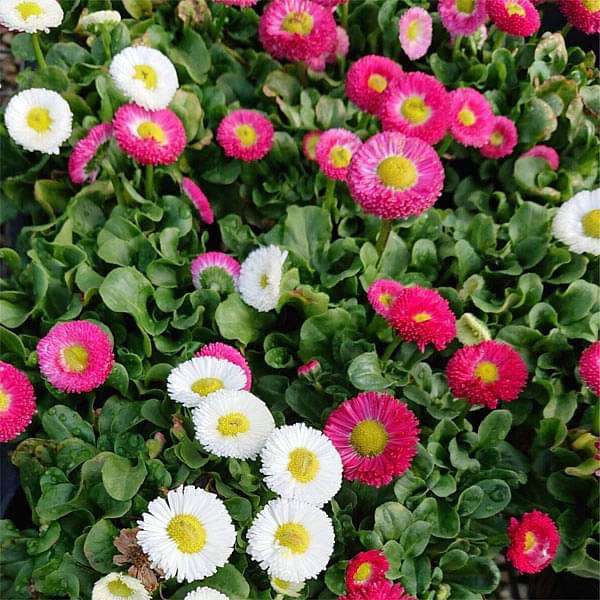
#> input picture XLA-cuoiky-2022/cau03/final3.jpg, 600 x 600 px, found by its file name
$ jupyter execute kmin.ipynb
#> lines starting #> are read from the running program, lines starting #| are printed output that depends on the picture
[cell 1]
import numpy as np # linear algebra
import pandas as pd # data processing, CSV file I/O (e.g. pd.read_csv)
from IPython.display import Image
import matplotlib.pyplot as plt
from mpl_toolkits.mplot3d import Axes3D
from sklearn.cluster import KMeans
import cv2

[cell 2]
image = cv2.imread('../final3.jpg')
#> image is the input picture: shape (600, 600, 3); mean B, G, R 69.3, 91.6, 101

[cell 3]
image = cv2.cvtColor(image, cv2.COLOR_BGR2RGB)

[cell 4]
image.shape
#> Out = (600, 600, 3)

[cell 5]
pixel_vals = image.reshape((-1,3))

[cell 6]
pixel_vals.shape
#> Out = (360000, 3)

[cell 7]
pixel_vals = np.float32(pixel_vals)

[cell 8]
criteria = (cv2.TERM_CRITERIA_EPS + cv2.TERM_CRITERIA_MAX_ITER, 100, 0.85)

[cell 9]
retval, labels, centers = cv2.kmeans(pixel_vals, 3, None, criteria, 10, cv2.KMEANS_RANDOM_CENTERS)
#> retval = 1.37e+09; centers = [[159.2, 104.8, 93.44], [36.36, 55.69, 21.91], [227.6, 215.6, 213.8]]

[cell 10]
centers.shape
#> Out = (3, 3)

[cell 11]
labels.shape
#> Out = (360000, 1)

[cell 12]
centers
#> Out has the same summary as centers

[cell 13]
labels = labels.flatten()
labels.shape
#> Out = (360000,)

[cell 14]
res = centers[labels.flatten()]

[cell 15]
res.shape
#> Out = (360000, 3)

[cell 16]
result_image = res.reshape((image.shape))
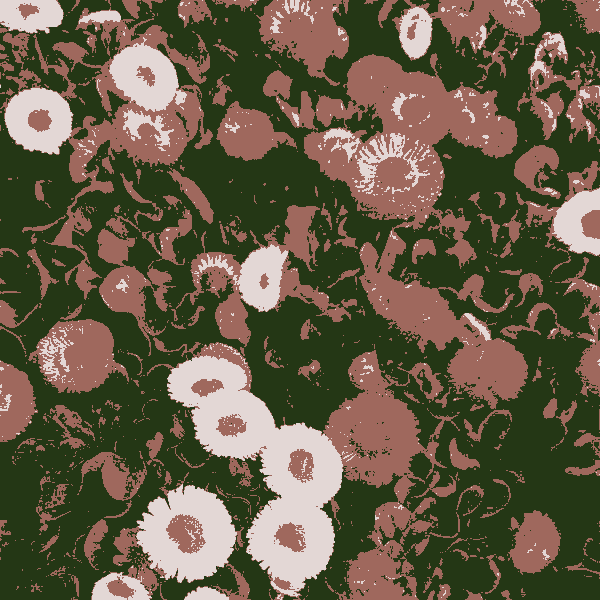
#> result_image: shape (600, 600, 3) float32; mean R, G, B 101, 91.7, 69.3

[cell 17]
plt.imshow(result_image)
#> (this line was passed over: IPython is not available in this run)
plt.show()

[cell 18]
import cv2
import numpy as np
img = cv2.imread("/home/ngtuetam/workspace/XLA-cuoiky-2022/final3.jpg")
b,g,r = cv2.split(img)
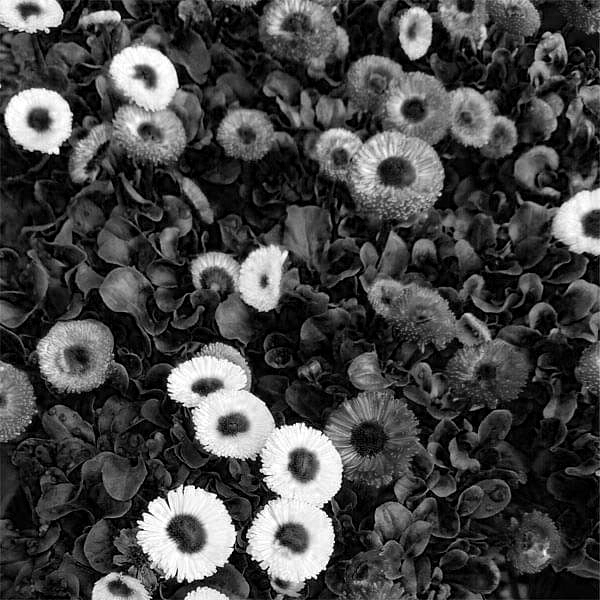
#> b: shape (600, 600); min 0, max 255, mean 69.3
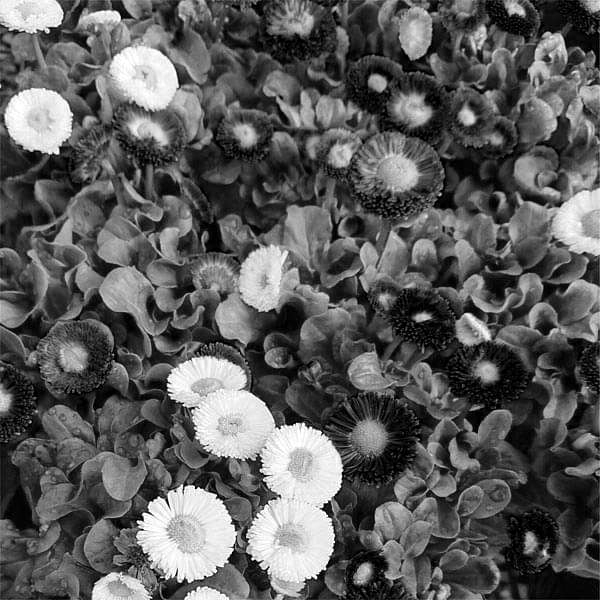
#> g: shape (600, 600); min 0, max 255, mean 91.6
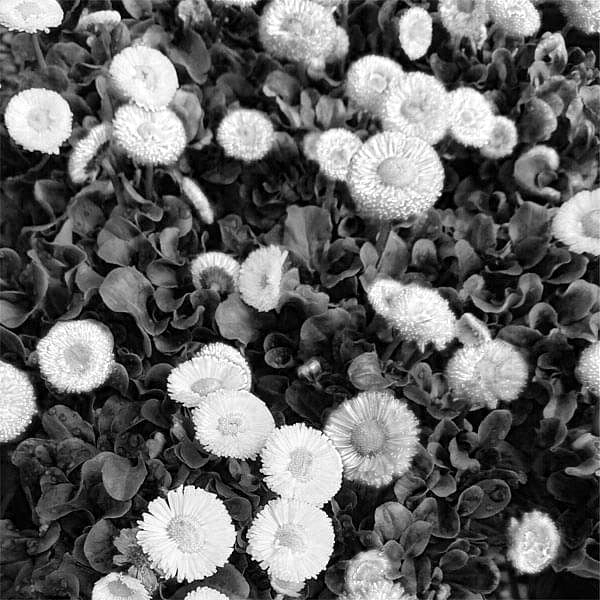
#> r: shape (600, 600); min 0, max 255, mean 101
plt.imshow(b)
#> (this line was passed over: IPython is not available in this run)
plt.show()

[cell 19]
plt.imshow(g)
#> (this line was passed over: IPython is not available in this run)
plt.show()

[cell 20]
plt.imshow(r)
#> (this line was passed over: IPython is not available in this run)
